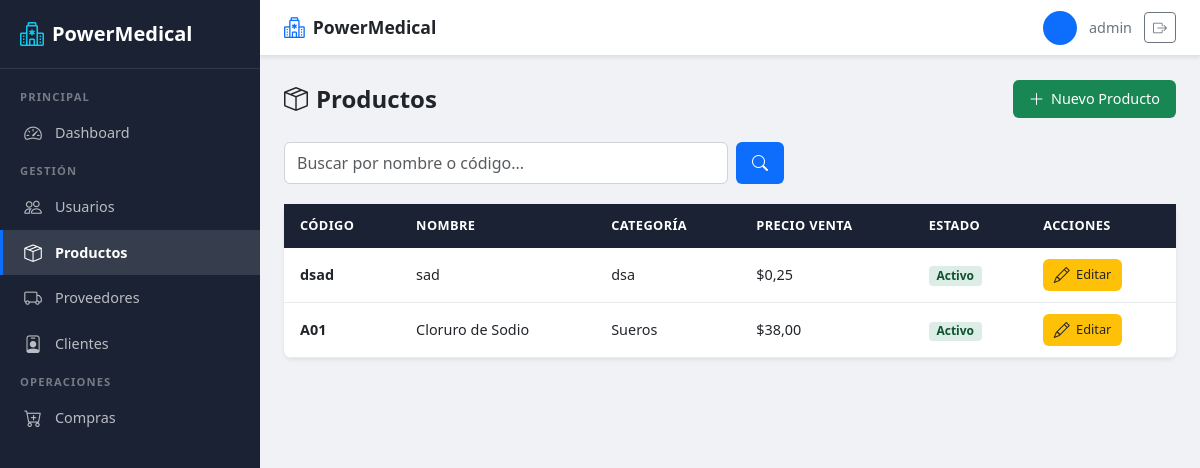
Before: /usuarios/productos/lista/ (signed in) with the older database file.
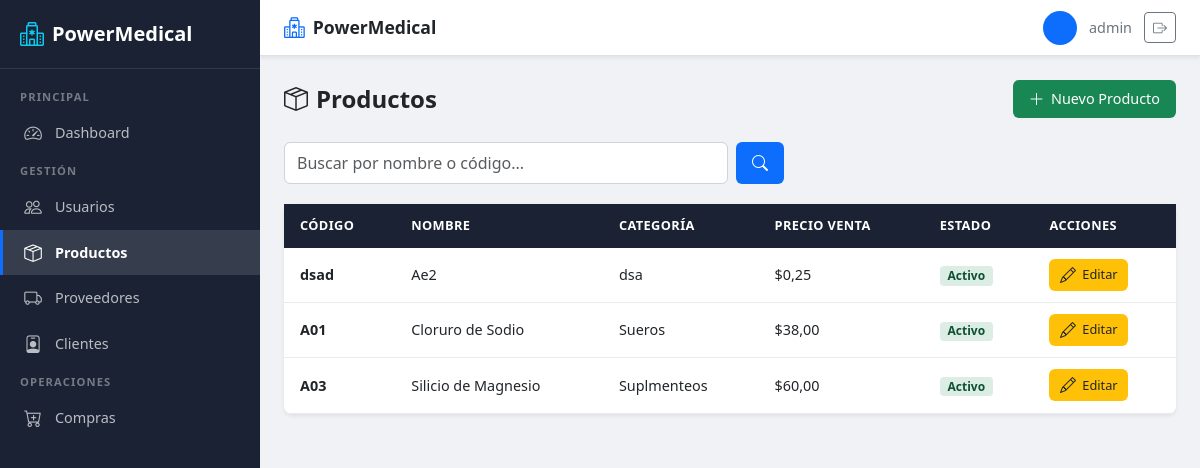
After: the same page with the newer database file.
### usuarios/models.py (models this page shows, shortened)
class Producto(models.Model):
    ESTADOS = [
        ('ACTIVO', 'Activo'),
        ('INACTIVO', 'Inactivo'),
    ]
    codigo = models.CharField(max_length=30, unique=True)
    nombre = models.CharField(max_length=150)
    descripcion = models.TextField(blank=True)
    categoria = models.CharField(max_length=100)
    laboratorio = models.CharField(max_length=100)
    unidad_medida = models.CharField(max_length=50)
    temperatura = models.DecimalField(
        max_digits=5,
        decimal_places=2,
        help_text="Temperatura de almacenamiento en °C"
    )
    precio_compra = models.DecimalField(max_digits=10, decimal_places=2)
    precio_venta = models.DecimalField(max_digits=10, decimal_places=2)
    iva = models.DecimalField(max_digits=5, decimal_places=2)
    estado = models.CharField(
        max_length=10,
        choices=ESTADOS,
        default='ACTIVO'
    )

### usuarios/views.py (the view)
# urls.py: path('productos/lista/', views.lista_productos, name='lista_productos'),
@roles_permitidos('ADMIN', 'BODEGA', 'VENDEDOR')
def lista_productos(request):
    query = request.GET.get('q', '')
    if query:
        productos = Producto.objects.filter(
            Q(nombre__icontains=query) | Q(codigo__icontains=query)
        )
    else:
        productos = Producto.objects.all()
    return render(request, 'usuarios/lista_productos.html', {
        'productos': productos,
        'query': query,
    })

### usuarios/views.py (called while the page is built)
def roles_permitidos(*roles):
    def decorator(view_func):
        @wraps(view_func)
        @login_required
        def wrapper(request, *args, **kwargs):
            if request.user.is_superuser or request.user.rol in roles:
                return view_func(request, *args, **kwargs)
            return redirect('redireccion_rol')
        return wrapper
    return decorator

### usuarios/templates/usuarios/lista_productos.html (shortened to what this page needs)
{% extends 'usuarios/base.html' %}
{% block content %}
<div class="pm-page-header">
    <h2><i class="bi bi-box-seam me-2"></i>Productos</h2>
    <a href="{% url 'registro_producto' %}" class="pm-btn pm-btn-success">
        <i class="bi bi-plus-lg"></i> Nuevo Producto
    </a>
</div>
<div class="pm-search">
    <form method="GET" action="{% url 'lista_productos' %}" class="d-flex gap-2 w-100">
        <input type="text" name="q" class="form-control" placeholder="Buscar por nombre o código..." value="{{ query }}">
        <button class="pm-btn pm-btn-primary" type="submit">
            <i class="bi bi-search"></i>
        </button>
    </form>
</div>
<div class="pm-card">
    <div class="pm-card-body p-0">
        <div class="pm-table-responsive">
            <table class="pm-table">
                <thead>
                    <tr>
                        <th>Código</th>
                        <th>Nombre</th>
                        <th>Categoría</th>
                        <th>Precio Venta</th>
                        <th>Estado</th>
                        <th>Acciones</th>
                    </tr>
                </thead>
                <tbody>
                    {% for producto in productos %}
                    <tr>
                        <td><strong>{{ producto.codigo }}</strong></td>
                        <td>{{ producto.nombre }}</td>
                        <td>{{ producto.categoria }}</td>
                        <td>${{ producto.precio_venta }}</td>
                        <td>
                            {% if producto.estado == 'ACTIVO' %}
                                <span class="pm-badge pm-badge-active">Activo</span>
                            {% else %}
                                <span class="pm-badge pm-badge-inactive">Inactivo</span>
                            {% endif %}
                        </td>
                        <td>
                            {% if user.is_superuser or user.rol == 'ADMIN' or user.rol == 'BODEGA' %}
                                <a href="{% url 'editar_producto' producto.id %}" class="pm-btn pm-btn-warning pm-btn-sm">
                                    <i class="bi bi-pencil"></i> Editar
                                </a>
                            {% else %}
                                <span class="pm-text-muted small">Sin permisos</span>
                            {% endif %}
                        </td>
                    </tr>
                    {% endfor %}
                </tbody>
            </table>
        </div>
    </div>
</div>
{% endblock %}

Changed rows visible on the page:
changed Producto "dsad": nombre "sad" → "Ae2"
added Producto: codigo "A03", nombre "Silicio de Magnesio", categoria "Suplmenteos", precio_venta "60,00", estado "Activo"
